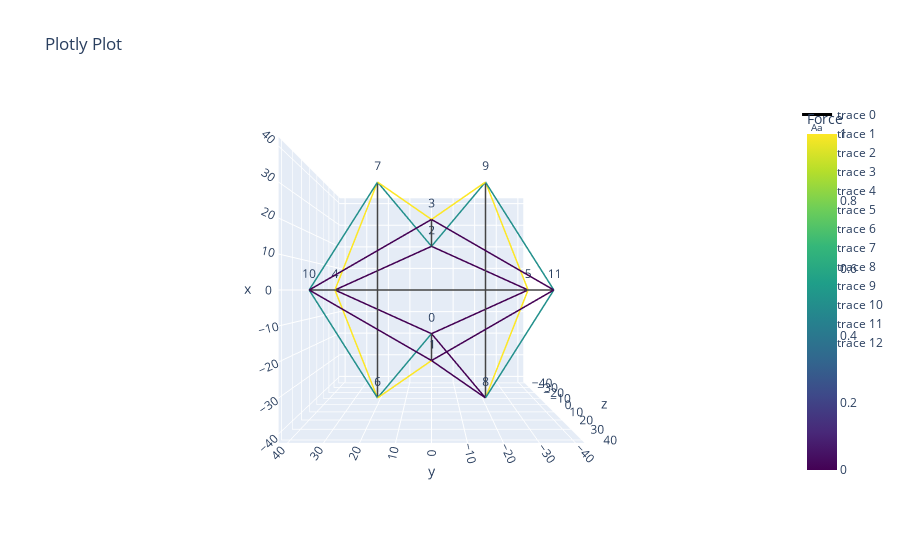

Notebook cell for this chart:
### Code cell
import numpy as np

def generate_expandable_octahedron(scale=1.0, q_cable=1.0, q_strut=-1.0):
    """
    Generate vertices, edges, force densities, and fixed vertices for an expandable octahedron tensegrity structure.
    
    Parameters:
    scale   : float - Scaling factor for output coordinates
    q_cable : float - Force density for cables (positive)
    q_strut : float - Force density for struts (negative)
    
    Returns:
    vertices       : np.array - Array of vertex coordinates
    edges         : list    - List of edges connecting vertex indices
    force_densities : list - List of force densities for each edge
    fixed         : list    - List of fixed vertex indices
    """
    # Define vertex coordinates 
    vertices = np.array([
        [-0.5, 0, -1],  # 1 
        [-0.5, 0, 1],  # 2
        [0.5, 0, -1],   # 3  #old: 
        [0.5, 0, 1],   # 4 
        [0, 1, -0.5],  # 5
        [0, -1, -0.5],    # 6  #old: 
        [-1, 0.5, 0],  # 7
        [1, 0.5, 0],   # 8
        [-1, -0.5, 0],  # 9
        [1, -0.5, 0],   # 10
        [0, 1, 0.5],  # 11
        [0, -1, 0.5]    # 12
        ]) * scale
    
    # Define edges
    # edges_cables = [[1, 7], [1, 9], [5, 1], [1, 6], [3,5], [6, 3], [3, 8], [3, 10], [5, 7], [5, 8], [6,9], [6, 10], [2, 7], [7, 11], [9, 2], [9, 12], 
            #  [8, 11], [4, 8], [10, 12], [4, 10], [2, 11], [11, 4], [12, 2], [4,12]
    # ]
    edges_cables = [[7, 1], [1, 9], [1, 5], [1, 6], [3,5], [3,6], [3, 8], [3, 10], [5, 7], [5, 8], [6,9], [6, 10], [2, 7], [7, 11], [2, 9], [9, 12], 
             [8, 11], [4, 8], [10, 12], [4, 10], [2, 11], [4, 11], [2, 12], [4,12]
    ]
    edges_struts = [[1,2], [3,4], [5, 6], [7, 8], [9, 10], [11, 12]]
    edges = edges_cables + edges_struts
    
    edges = [[i-1, j-1] for i, j in edges]
    cable_slice = slice(0, len(edges_cables))
    strut_slice = slice(len(edges_cables), len(edges_cables) + len(edges_struts))
    # Assign force densities
    force_densities = [q_cable] * len(edges_cables) + [q_strut] * len(edges_struts)
    
    # Fix the bottom vertex to prevent free movement
    fixed = [0, 2, 5]#[1, 3, 6]
    # fixed = [0, 1, 4]#[1, 3, 6]
    
    return vertices, edges, force_densities, fixed, cable_slice, strut_slice
model_name = 'expandable_octahedron'
# Example usage
q_scalar = 0.012
vertices, edges, force_densities, fixed, cable_slice, strut_slice = generate_expandable_octahedron(scale=40, q_cable=1*q_scalar, q_strut=-1.5*q_scalar)

paths = [[3, 5, 4, 2, 1, 14, 20,21,23,22], [0, 13, 16,6, 7, 18,15], [10,11,19,17,9,8,12]]
directions = np.ones(len(edges))

# net = Network_custom.from_fd(vertices, edges, force_densities, fixed, paths = None, dir = None)
net = Network_custom.direct(vertices, edges, force_densities, fixed, paths = paths, dir = directions)
net.net_plot(color = True,vlabels = True, elables=False, path_colors=True)

np.max(net.f /0.078294515)

### Figure 1 — Plotly figure (JSON) as saved in the notebook; plotly's stock layout.template omitted (floating-point values rounded to 4 significant figures)
{"data": [{"line": {"color": [0.5, 0.5, 0, 0, 0, 0, 0, 0, 0, 0, 0, 0, 0, 0, 0, 0, 0, 0, 0.5, 0.5, 0, 0.5, 0.5, 0, 1, 1, 0, 1, 1, 0, 1, 1, 0, 1, 1, 0, 1, 1, 0, 0.5, 0.5, 0, 0, 0, 0, 0.5, 0.5, 0, 0.5, 0.5, 0, 1, 1, 0, 0.5, 0.5, 0, 1, 1, 0, 0, 0, 0, 0, 0, 0, 0, 0, 0, 0, 0, 0], "colorbar": {"title": {"text": "Force"}}, "colorscale": [[0, "#440154"], [0.1111, "#482878"], [0.2222, "#3e4989"], [0.3333, "#31688e"], [0.4444, "#26828e"], [0.5556, "#1f9e89"], [0.6667, "#35b779"], [0.7778, "#6ece58"], [0.8889, "#b5de2b"], [1, "#fde725"]], "showscale": true, "width": 3}, "mode": "lines", "type": "scatter3d", "x": [-40, -20, null, -20, -40, null, -20, 0, null, -20, 0, null, 20, 0, null, 20, 0, null, 20, 40, null, 20, 40, null, 0, -40, null, 0, 40, null, 0, -40, null, 0, 40, null, -20, -40, null, -40, 0, null, -20, -40, null, -40, 0, null, 40, 0, null, 20, 40, null, 40, 0, null, 20, 40, null, -20, 0, null, 20, 0, null, -20, 0, null, 20, 0, null, -20, -20, null, 20, 20, null, 0, 0, null, -40, 40, null, -40, 40, null, 0, 0, null], "y": [20, 0, null, 0, -20, null, 0, 40, null, 0, -40, null, 0, 40, null, 0, -40, null, 0, 20, null, 0, -20, null, 40, 20, null, 40, 20, null, -40, -20, null, -40, -20, null, 0, 20, null, 20, 40, null, 0, -20, null, -20, -40, null, 20, 40, null, 0, 20, null, -20, -40, null, 0, -20, null, 0, 40, null, 0, 40, null, 0, -40, null, 0, -40, null, 0, 0, null, 0, 0, null, 40, -40, null, 20, 20, null, -20, -20, null, 40, -40, null], "z": [0, -40, null, -40, 0, null, -40, -20, null, -40, -20, null, -40, -20, null, -40, -20, null, -40, 0, null, -40, 0, null, -20, 0, null, -20, 0, null, -20, 0, null, -20, 0, null, 40, 0, null, 0, 20, null, 40, 0, null, 0, 20, null, 0, 20, null, 40, 0, null, 0, 20, null, 40, 0, null, 40, 20, null, 40, 20, null, 40, 20, null, 40, 20, null, -40, 40, null, -40, 40, null, -20, -20, null, 0, 0, null, 0, 0, null, 20, 20, null]}, {"mode": "text", "text": ["0"], "type": "scatter3d", "x": [-20], "y": [0], "z": [-40]}, {"mode": "text", "text": ["1"], "type": "scatter3d", "x": [-20], "y": [0], "z": [40]}, {"mode": "text", "text": ["2"], "type": "scatter3d", "x": [20], "y": [0], "z": [-40]}, {"mode": "text", "text": ["3"], "type": "scatter3d", "x": [20], "y": [0], "z": [40]}, {"mode": "text", "text": ["4"], "type": "scatter3d", "x": [0], "y": [40], "z": [-20]}, {"mode": "text", "text": ["5"], "type": "scatter3d", "x": [0], "y": [-40], "z": [-20]}, {"mode": "text", "text": ["6"], "type": "scatter3d", "x": [-40], "y": [20], "z": [0]}, {"mode": "text", "text": ["7"], "type": "scatter3d", "x": [40], "y": [20], "z": [0]}, {"mode": "text", "text": ["8"], "type": "scatter3d", "x": [-40], "y": [-20], "z": [0]}, {"mode": "text", "text": ["9"], "type": "scatter3d", "x": [40], "y": [-20], "z": [0]}, {"mode": "text", "text": ["10"], "type": "scatter3d", "x": [0], "y": [40], "z": [20]}, {"mode": "text", "text": ["11"], "type": "scatter3d", "x": [0], "y": [-40], "z": [20]}], "layout": {"scene": {"aspectmode": "data", "camera": {"eye": {"x": 0, "y": 0, "z": 2}}}, "title": {"text": "Plotly Plot"}}}
